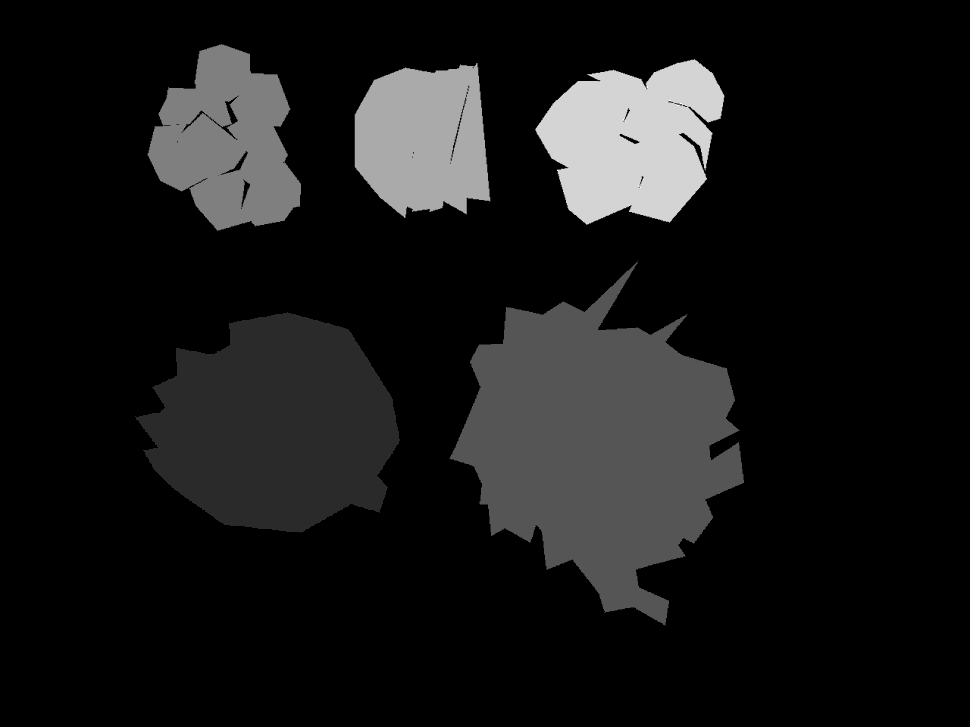
#> input picture dataset/class_masked_images/IMG_6326_mask.png, 970 x 727 px, shrunk from 1280 x 960 before the run, found by its file name
$ python mask_class.py
#> lines starting #> are read from the running program, lines starting #| are printed output that depends on the picture
import matplotlib.pyplot as plt
from PIL import Image
import numpy as np

mask_path = "/data/computer_vision_project_seg/dataset/class_masked_images/IMG_6326_mask.png"  # 예시 경로
mask = np.array(Image.open(mask_path))
#> mask is the input picture: shape (727, 970); min 0, max 6, mean 0.551
plt.imshow(mask, cmap="gray")
plt.colorbar()
plt.title("Sample Mask Visualization")
plt.show()
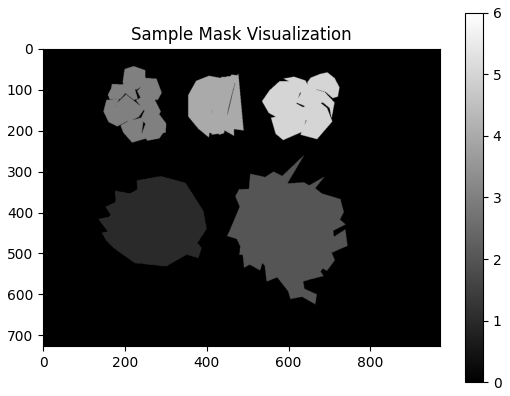
#> figure drawn by matplotlib, 2 panels
print("Unique values in mask:", np.unique(mask))
#| Unique values in mask: [0 1 2 3 4 5 6]

$ run again, with dataset/class_masked_images/IMG_6328_mask.png copied over dataset/class_masked_images/IMG_6326_mask.png
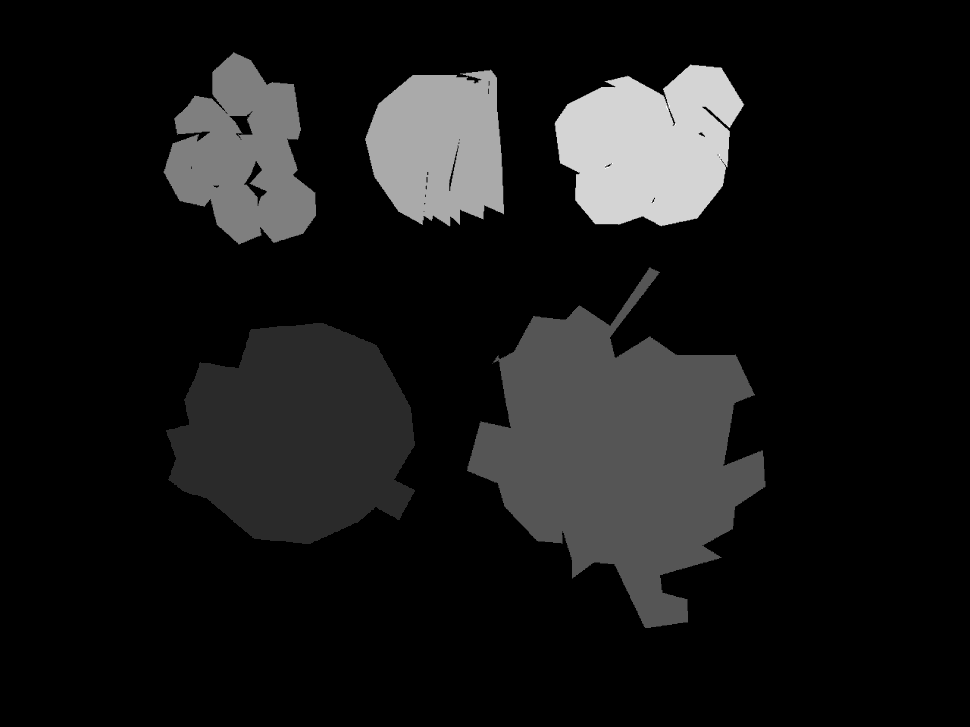
#> input picture dataset/class_masked_images/IMG_6328_mask.png, 970 x 727 px, shrunk from 1280 x 960 before the run, found by its file name
#> mask is the input picture: shape (727, 970); min 0, max 6, mean 0.546
#> `plt.show()`:
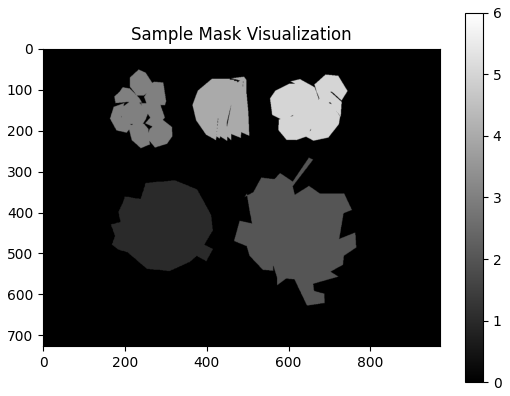
#> figure drawn by matplotlib, 2 panels
#| Unique values in mask: [0 1 2 3 4 5 6]
